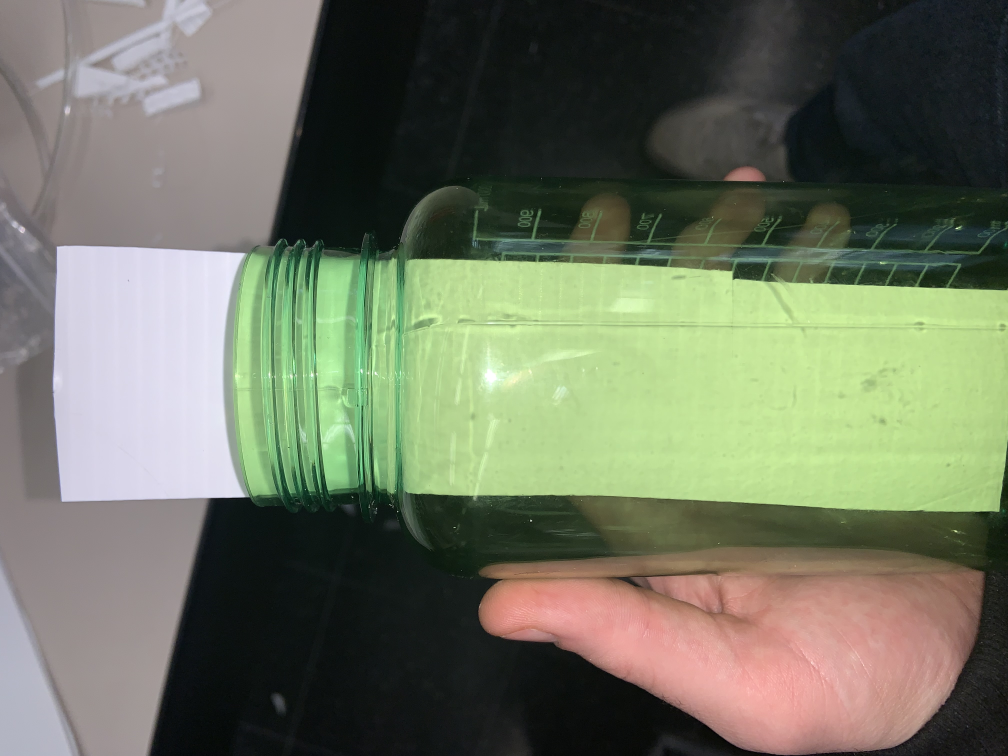
#> input picture mapping/bottle (1).jpg, 4032 x 3024 px (shown at 1/4 size)
$ python test_color_filter.py
#> lines starting #> are read from the running program, lines starting #| are printed output that depends on the picture
#> further down, img is the input picture: shape (3024, 4032, 3); mean B, G, R 97.6, 116.6, 111.2
### mapping/get_camera_feed.py
import pickle
import requests
import cv2
import numpy as np
import os

all_imgs = []
start_y = None
start_x = None

green_intensity_change = 0 #out of 255
blue_intensity_change = 80 #out of 255
red_intensity_change = 40 #out of 255

def save_to_file(data, name):
    with open(name, "wb") as f:
        pickle.dump(data, f)

# [4 lines left out: function liveFeed, not called in this run]

def balance_colors(img):
    img_b, img_g, img_r = cv2.split(img) #split by channel
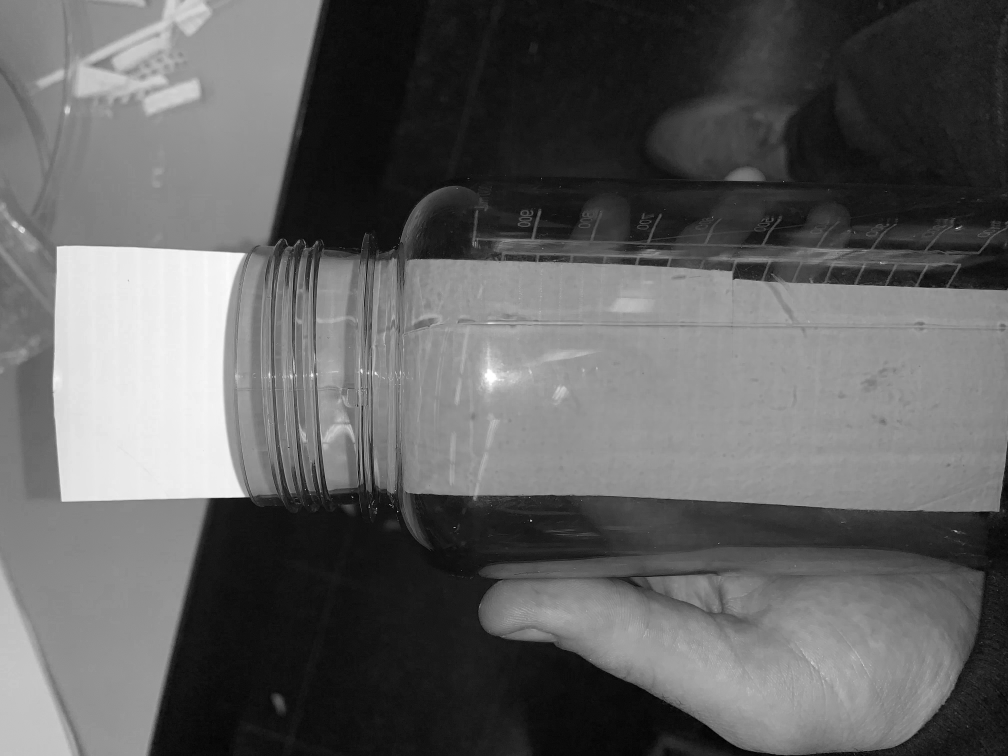
#> img_b: shape (3024, 4032) (shown at 1/4 size); min 0, max 255, mean 97.6
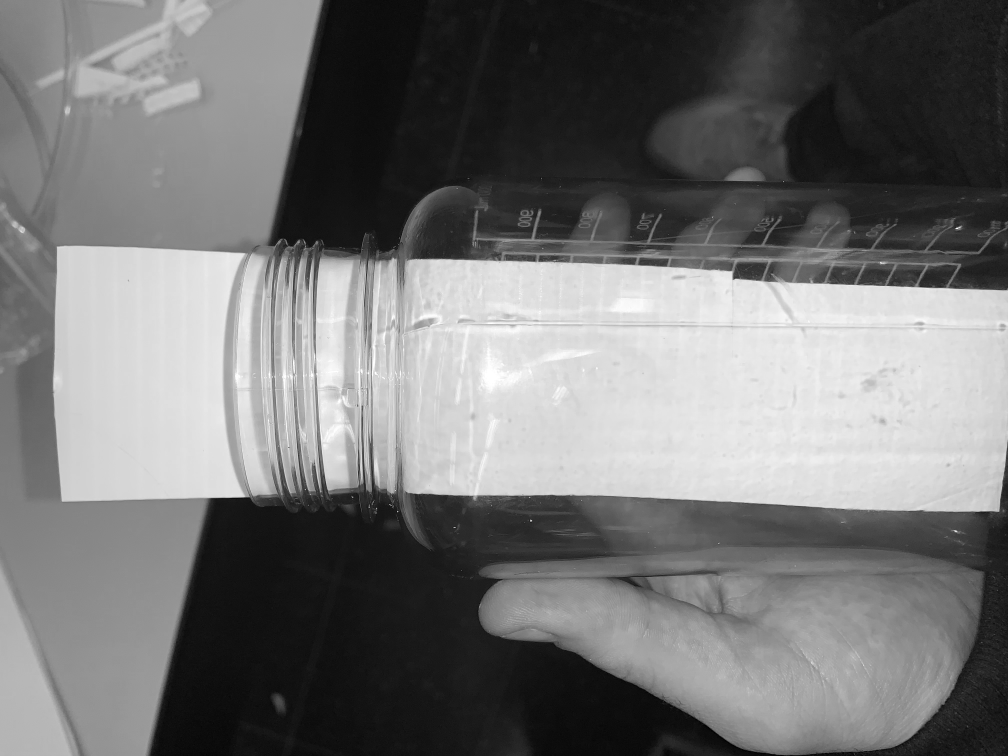
#> img_g: shape (3024, 4032) (shown at 1/4 size); min 0, max 255, mean 116.6
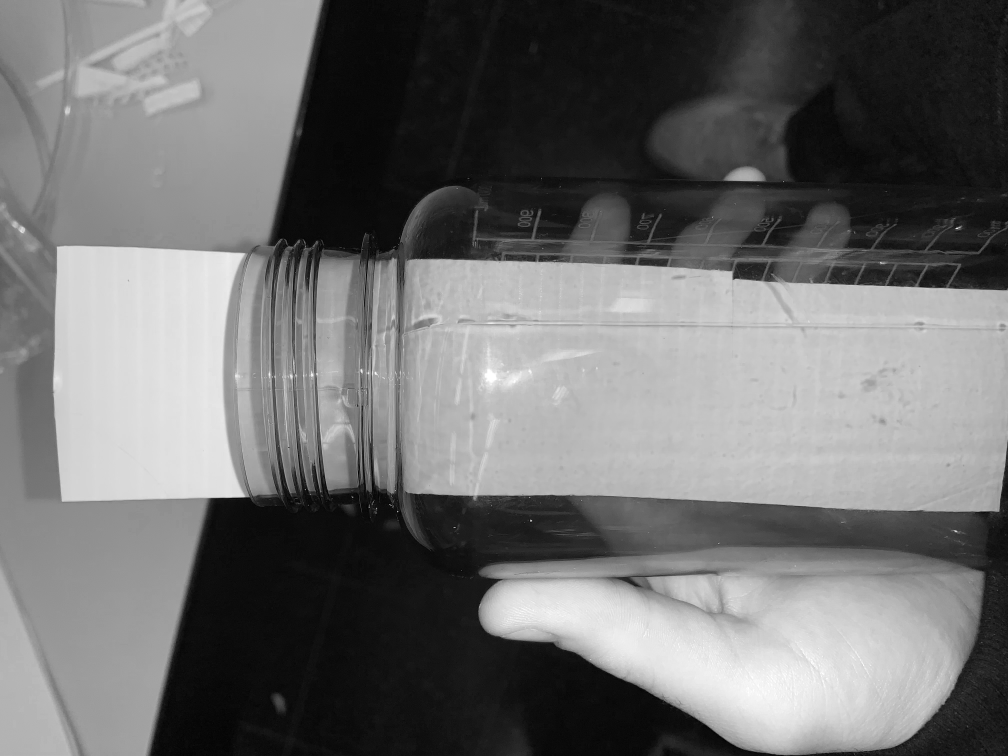
#> img_r: shape (3024, 4032) (shown at 1/4 size); min 0, max 255, mean 111.2
    #change green
    img_g = np.int32(img_g)
    img_g += green_intensity_change
    np.clip(img_g, 0, 255, out=img_g)
    img_g = np.uint8(img_g)
    #change red
    img_r = np.int32(img_r)
    img_r += red_intensity_change
    np.clip(img_r, 0, 255, out=img_r)
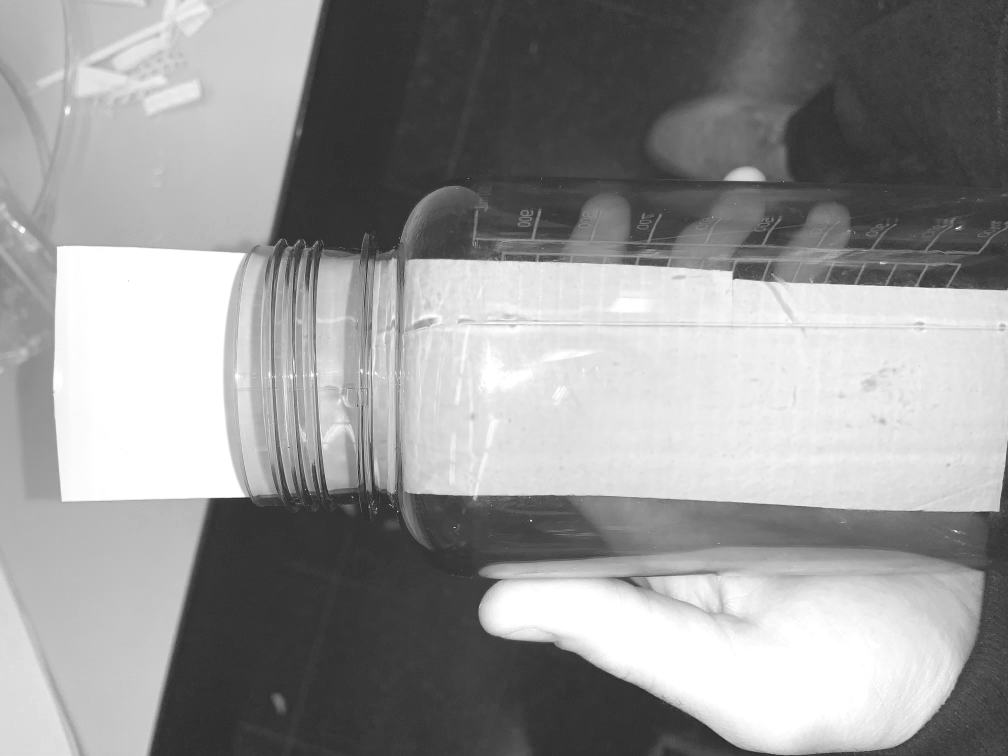
#> img_r: shape (3024, 4032) int32 (shown at 1/4 size); min 40, max 255, mean 150.5
    img_r = np.uint8(img_r)
    #change blue
    img_b = np.int32(img_b)
    img_b += blue_intensity_change
    np.clip(img_b, 0, 255, out=img_b)
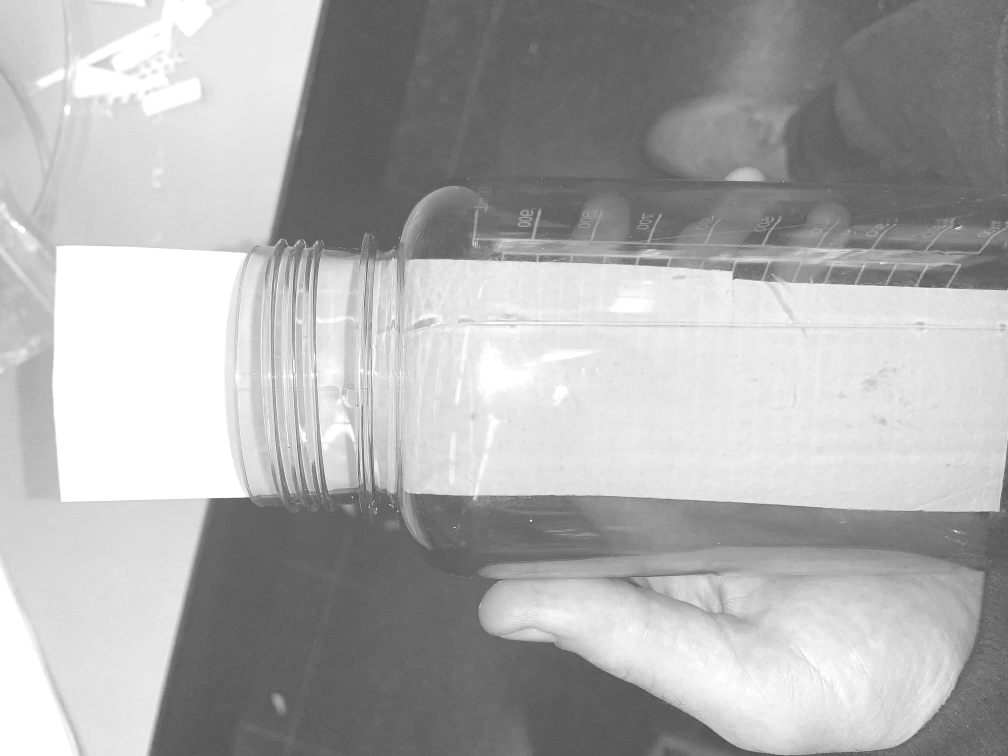
#> img_b: shape (3024, 4032) int32 (shown at 1/4 size); min 80, max 255, mean 173.8
    img_b = np.uint8(img_b)
    #combine channels
    img = cv2.merge((img_b, img_g, img_r)) #merge adjusted channels
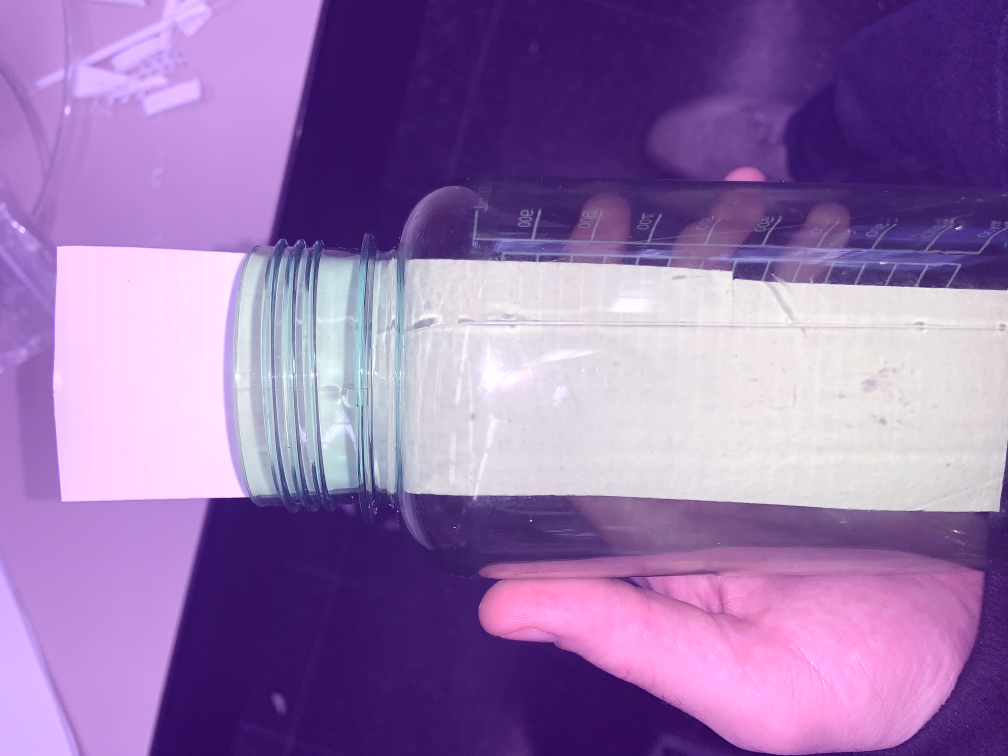
#> img: shape (3024, 4032, 3) (shown at 1/4 size); mean B, G, R 173.8, 116.6, 150.5
    return img

# [9 lines left out: function save_img, not called in this run]

def getImg():
    r = requests.get('http://172.20.10.9/video')
    print(r)

def getPosition():
    r = requests.get('http://172.20.10.9/position')
    print(r)

# [6 lines that do not run on import are left out]

### mapping/test_color_filter.py
from get_camera_feed import *

if __name__ == "__main__":
    pwd = os.path.realpath(os.path.dirname(__file__))
    cv2.namedWindow("unfiltered", cv2.WINDOW_NORMAL)
    cv2.resizeWindow("unfiltered", 400, 300)
    for name in ["/bottle (1).jpg", "/bottle (2).jpg", "/bottle (3).jpg"]:
        img = cv2.imread(pwd + name)
        cv2.imshow("unfiltered", img)
        cv2.waitKey(0)
        img = balance_colors(img)
        cv2.namedWindow("filtered", cv2.WINDOW_NORMAL)
        cv2.resizeWindow("filtered", 400, 300)
        cv2.imshow("filtered", img)
        cv2.waitKey(0)
#> pass 2 of the loop `for name in ["/bottle (1).jpg", "/bottle (2).jpg", "/bottle (3).jpg"]:`:
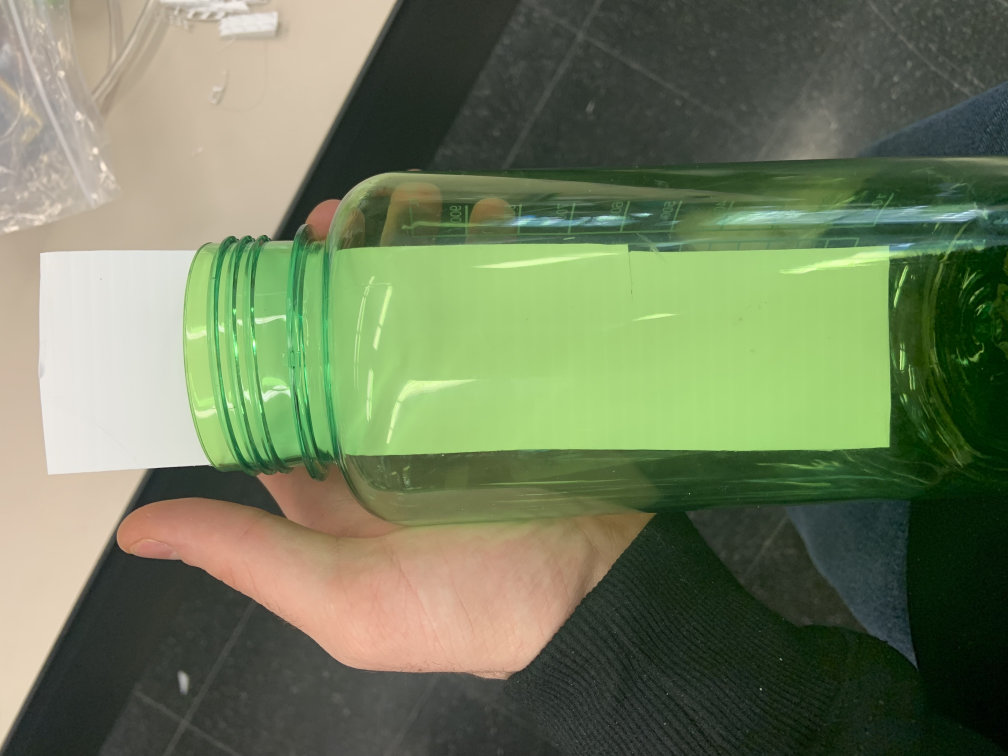
#> input picture mapping/bottle (2).jpg, 4032 x 3024 px (shown at 1/4 size)
#> img is the input picture: shape (3024, 4032, 3); mean B, G, R 92.5, 123.6, 112.3
#> in balance_colors (call 2), `np.clip(img_b, 0, 255, out=img_b)`:
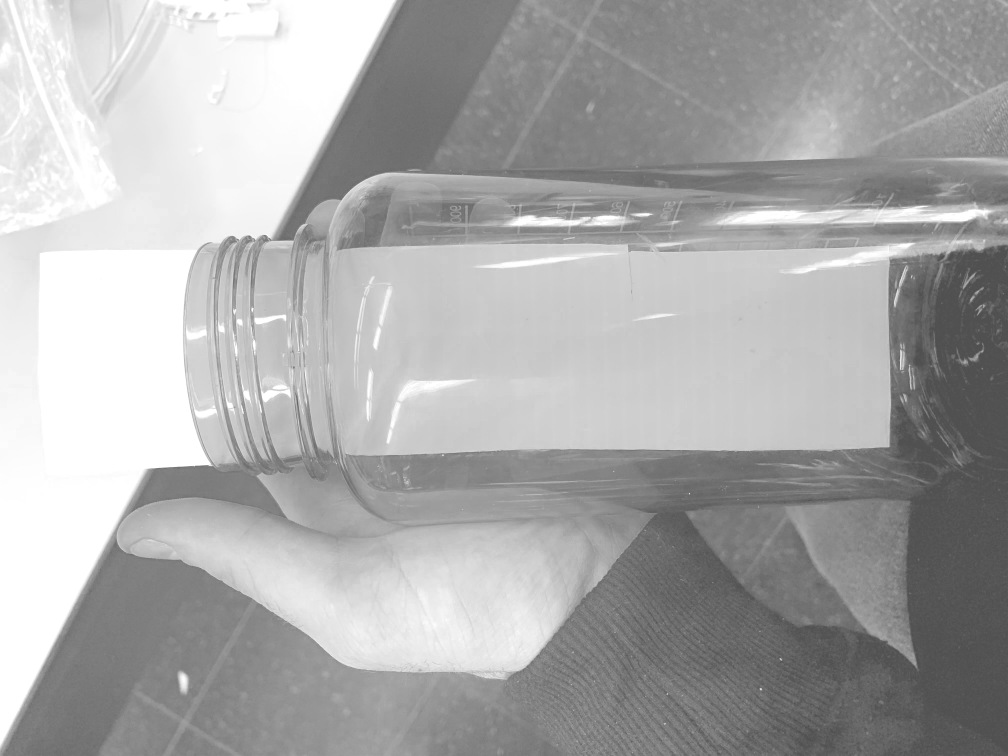
#> img_b: shape (3024, 4032) int32 (shown at 1/4 size); min 80, max 255, mean 170.2
#> in balance_colors (call 2), `img = cv2.merge((img_b, img_g, img_r))`:
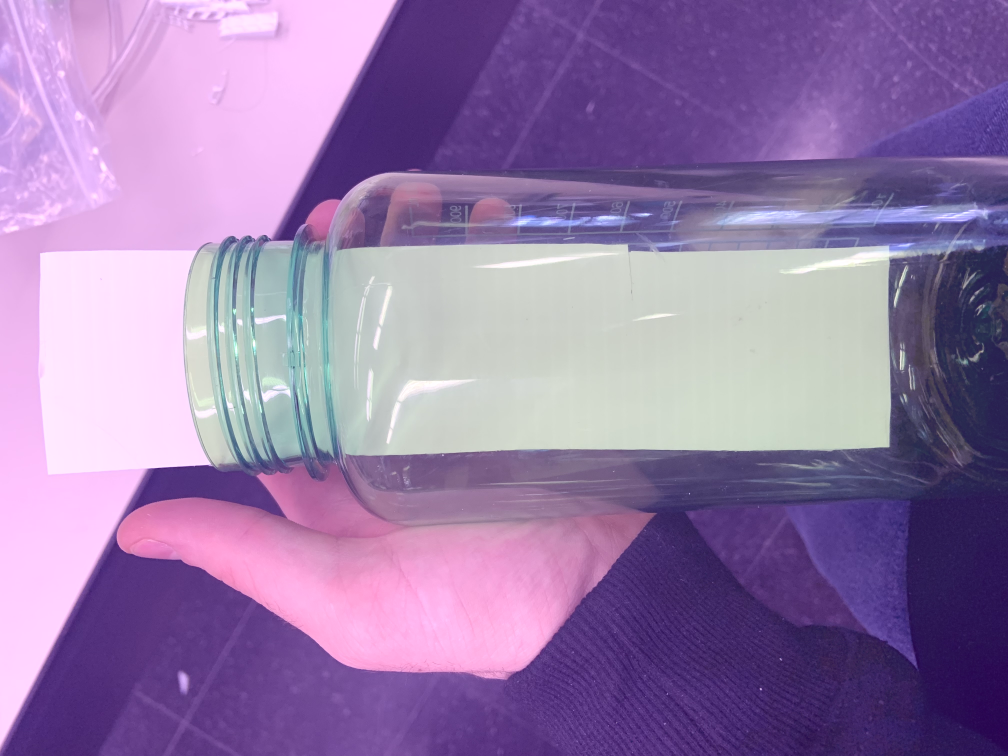
#> img: shape (3024, 4032, 3) (shown at 1/4 size); mean B, G, R 170.2, 123.6, 151.2
#> pass 3 of the loop `for name in ["/bottle (1).jpg", "/bottle (2).jpg", "/bottle (3).jpg"]:`:
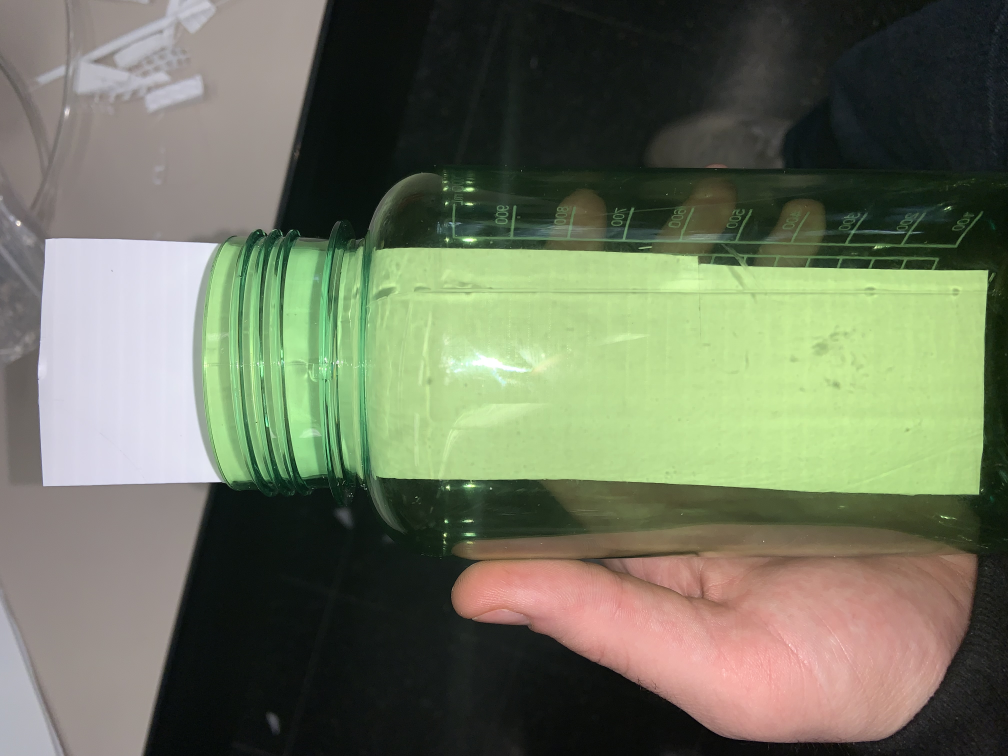
#> input picture mapping/bottle (3).jpg, 4032 x 3024 px (shown at 1/4 size)
#> img is the input picture: shape (3024, 4032, 3); mean B, G, R 94.4, 115.3, 109.7
#> in balance_colors (call 3), `np.clip(img_b, 0, 255, out=img_b)`:
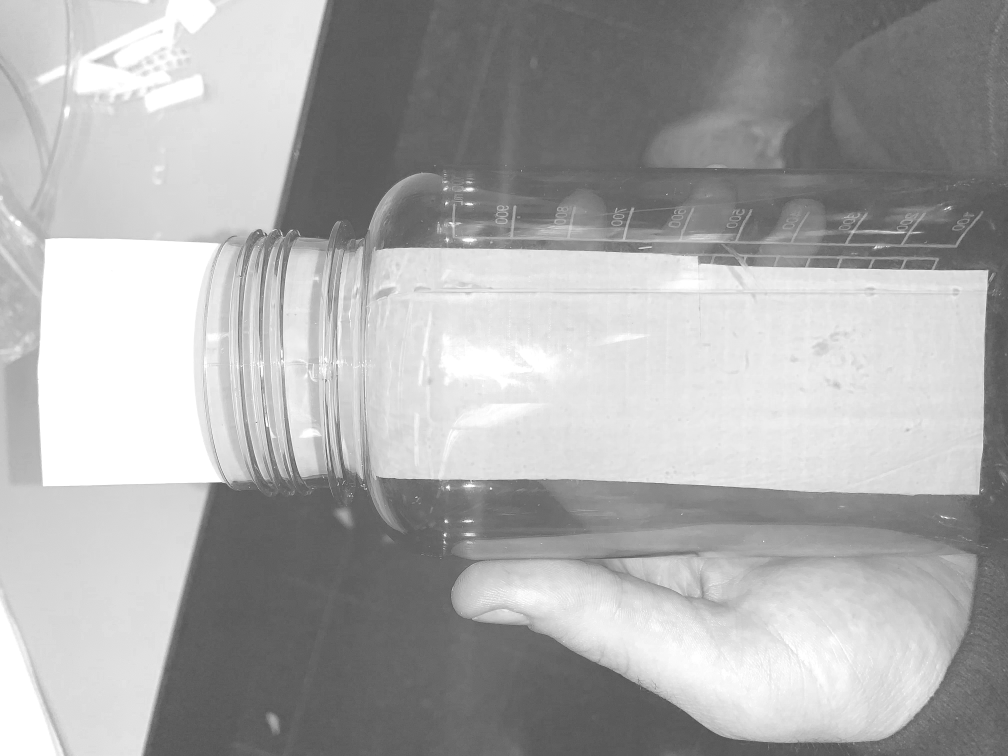
#> img_b: shape (3024, 4032) int32 (shown at 1/4 size); min 80, max 255, mean 171.2
#> in balance_colors (call 3), `img = cv2.merge((img_b, img_g, img_r))`:
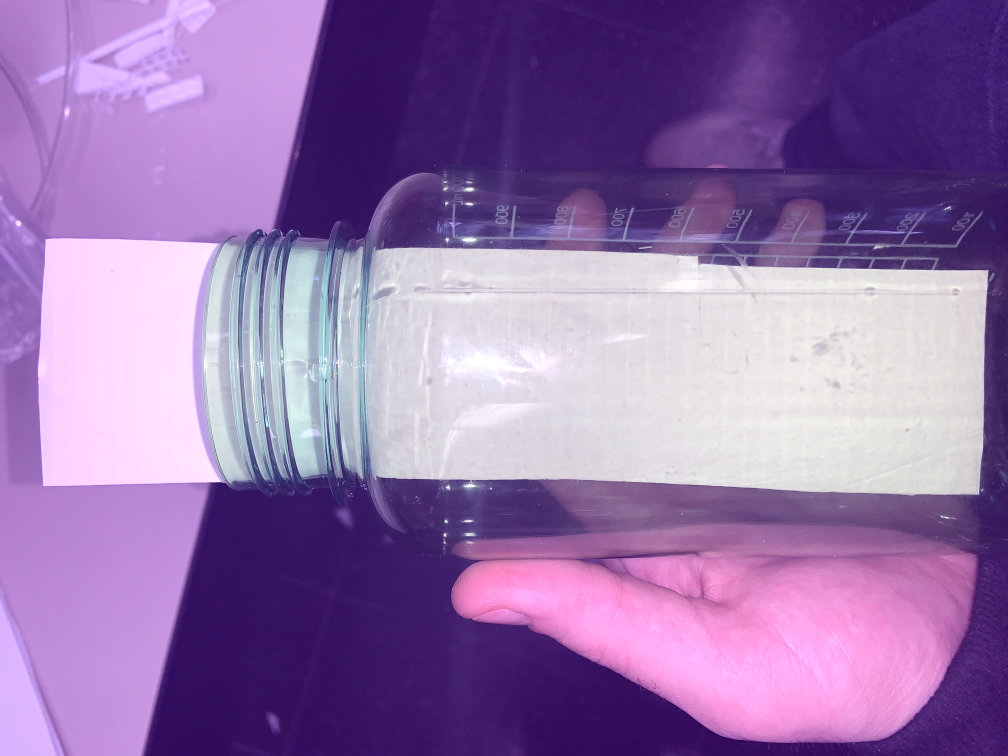
#> img: shape (3024, 4032, 3) (shown at 1/4 size); mean B, G, R 171.2, 115.3, 149
